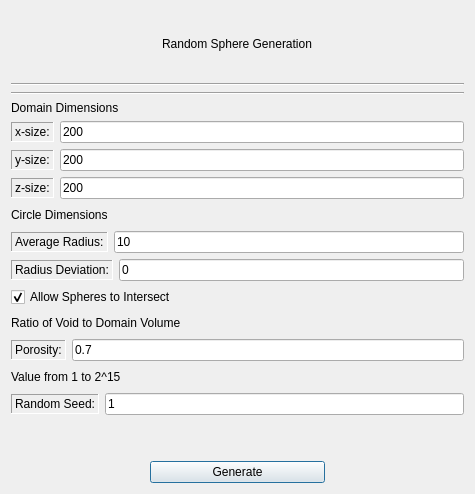
<?xml version="1.0" encoding="UTF-8"?>
<ui version="4.0">
 <class>RandomSpheresGenerator</class>
 <widget class="QDialog" name="RandomSpheresGenerator">
  <property name="geometry">
   <rect>
    <x>0</x>
    <y>0</y>
    <width>475</width>
    <height>494</height>
   </rect>
  </property>
  <property name="maximumSize">
   <size>
    <width>16777215</width>
    <height>494</height>
   </size>
  </property>
  <property name="windowTitle">
   <string>Generate</string>
  </property>
  <layout class="QGridLayout" name="gridLayout">
   <item row="0" column="0">
    <layout class="QVBoxLayout" name="verticalLayout_4">
     <item>
      <layout class="QVBoxLayout" name="verticalLayout_2">
       <item>
        <layout class="QVBoxLayout" name="verticalLayout">
         <item alignment="Qt::AlignHCenter|Qt::AlignVCenter">
          <widget class="QLabel" name="randFiberGenerationsLabel">
           <property name="maximumSize">
            <size>
             <width>16777215</width>
             <height>30</height>
            </size>
           </property>
           <property name="styleSheet">
            <string notr="true">font: 75 16pt &quot;Serif&quot;;</string>
           </property>
           <property name="text">
            <string>Random Sphere Generation</string>
           </property>
          </widget>
         </item>
         <item>
          <layout class="QVBoxLayout" name="verticalLayout_5">
           <item>
            <widget class="Line" name="line">
             <property name="orientation">
              <enum>Qt::Horizontal</enum>
             </property>
            </widget>
           </item>
           <item>
            <widget class="Line" name="line_2">
             <property name="orientation">
              <enum>Qt::Horizontal</enum>
             </property>
            </widget>
           </item>
           <item>
            <widget class="QLabel" name="label_4">
             <property name="maximumSize">
              <size>
               <width>16777215</width>
               <height>20</height>
              </size>
             </property>
             <property name="styleSheet">
              <string notr="true">font: 11pt &quot;Serif&quot;;</string>
             </property>
             <property name="text">
              <string>Domain Dimensions</string>
             </property>
            </widget>
           </item>
           <item>
            <layout class="QHBoxLayout" name="horizontalLayout_13">
             <item>
              <widget class="QLabel" name="xSizeLabel_2">
               <property name="maximumSize">
                <size>
                 <width>16777215</width>
                 <height>20</height>
                </size>
               </property>
               <property name="styleSheet">
                <string notr="true">font: 10pt &quot;Serif&quot;;</string>
               </property>
               <property name="frameShape">
                <enum>QFrame::Panel</enum>
               </property>
               <property name="frameShadow">
                <enum>QFrame::Sunken</enum>
               </property>
               <property name="text">
                <string>x-size:</string>
               </property>
              </widget>
             </item>
             <item>
              <widget class="QLineEdit" name="xSizeEdit">
               <property name="styleSheet">
                <string notr="true">font: 10pt &quot;Serif&quot;;</string>
               </property>
               <property name="text">
                <string>200</string>
               </property>
              </widget>
             </item>
            </layout>
           </item>
           <item>
            <layout class="QHBoxLayout" name="horizontalLayout_14">
             <item>
              <widget class="QLabel" name="ySizeLabel_2">
               <property name="maximumSize">
                <size>
                 <width>16777215</width>
                 <height>20</height>
                </size>
               </property>
               <property name="styleSheet">
                <string notr="true">font: 10pt &quot;Serif&quot;;</string>
               </property>
               <property name="frameShape">
                <enum>QFrame::Panel</enum>
               </property>
               <property name="frameShadow">
                <enum>QFrame::Sunken</enum>
               </property>
               <property name="text">
                <string>y-size:</string>
               </property>
              </widget>
             </item>
             <item>
              <widget class="QLineEdit" name="ySizeEdit">
               <property name="styleSheet">
                <string notr="true">font: 10pt &quot;Serif&quot;;</string>
               </property>
               <property name="text">
                <string>200</string>
               </property>
              </widget>
             </item>
            </layout>
           </item>
           <item>
            <layout class="QHBoxLayout" name="horizontalLayout_15">
             <item>
              <widget class="QLabel" name="zSizeLabel_2">
               <property name="maximumSize">
                <size>
                 <width>16777215</width>
                 <height>20</height>
                </size>
               </property>
               <property name="styleSheet">
                <string notr="true">font: 10pt &quot;Serif&quot;;</string>
               </property>
               <property name="frameShape">
                <enum>QFrame::Panel</enum>
               </property>
               <property name="frameShadow">
                <enum>QFrame::Sunken</enum>
               </property>
               <property name="text">
                <string>z-size:</string>
               </property>
              </widget>
             </item>
             <item>
              <widget class="QLineEdit" name="zSizeEdit">
               <property name="styleSheet">
                <string notr="true">font: 10pt &quot;Serif&quot;;</string>
               </property>
               <property name="text">
                <string>200</string>
               </property>
              </widget>
             </item>
            </layout>
           </item>
          </layout>
         </item>
        </layout>
       </item>
       <item>
        <layout class="QVBoxLayout" name="verticalLayout_7">
         <item>
          <widget class="QLabel" name="circleDimensionsLabel_2">
           <property name="maximumSize">
            <size>
             <width>16777215</width>
             <height>20</height>
            </size>
           </property>
           <property name="styleSheet">
            <string notr="true">font: 11pt &quot;Serif&quot;;</string>
           </property>
           <property name="text">
            <string>Circle Dimensions</string>
           </property>
          </widget>
         </item>
         <item>
          <layout class="QHBoxLayout" name="horizontalLayout_20">
           <item>
            <widget class="QLabel" name="avgRadiusLabel_2">
             <property name="maximumSize">
              <size>
               <width>16777215</width>
               <height>20</height>
              </size>
             </property>
             <property name="styleSheet">
              <string notr="true">font: 10pt &quot;Serif&quot;;</string>
             </property>
             <property name="frameShape">
              <enum>QFrame::Panel</enum>
             </property>
             <property name="frameShadow">
              <enum>QFrame::Sunken</enum>
             </property>
             <property name="text">
              <string>Average Radius:</string>
             </property>
            </widget>
           </item>
           <item>
            <widget class="QLineEdit" name="avgRadiusEdit">
             <property name="styleSheet">
              <string notr="true">font: 10pt &quot;Serif&quot;;</string>
             </property>
             <property name="text">
              <string>10</string>
             </property>
            </widget>
           </item>
          </layout>
         </item>
         <item>
          <layout class="QHBoxLayout" name="horizontalLayout_21">
           <item>
            <widget class="QLabel" name="radiusDevLabel_2">
             <property name="maximumSize">
              <size>
               <width>16777215</width>
               <height>20</height>
              </size>
             </property>
             <property name="styleSheet">
              <string notr="true">font: 10pt &quot;Serif&quot;;</string>
             </property>
             <property name="frameShape">
              <enum>QFrame::Panel</enum>
             </property>
             <property name="frameShadow">
              <enum>QFrame::Sunken</enum>
             </property>
             <property name="text">
              <string>Radius Deviation:</string>
             </property>
            </widget>
           </item>
           <item>
            <widget class="QLineEdit" name="radiusDevEdit">
             <property name="styleSheet">
              <string notr="true">font: 10pt &quot;Serif&quot;;</string>
             </property>
             <property name="text">
              <string>0</string>
             </property>
            </widget>
           </item>
          </layout>
         </item>
        </layout>
       </item>
      </layout>
     </item>
     <item>
      <layout class="QVBoxLayout" name="verticalLayout_3">
       <item>
        <widget class="QCheckBox" name="Intersect">
         <property name="maximumSize">
          <size>
           <width>16777215</width>
           <height>20</height>
          </size>
         </property>
         <property name="text">
          <string>Allow Spheres to Intersect</string>
         </property>
         <property name="checked">
          <bool>true</bool>
         </property>
        </widget>
       </item>
       <item>
        <widget class="QLabel" name="ratioVoidVolume">
         <property name="minimumSize">
          <size>
           <width>438</width>
           <height>0</height>
          </size>
         </property>
         <property name="maximumSize">
          <size>
           <width>16777215</width>
           <height>20</height>
          </size>
         </property>
         <property name="styleSheet">
          <string notr="true">font: 11pt &quot;Serif&quot;;</string>
         </property>
         <property name="text">
          <string>Ratio of Void to Domain Volume </string>
         </property>
        </widget>
       </item>
       <item>
        <layout class="QHBoxLayout" name="horizontalLayout_16">
         <item>
          <widget class="QLabel" name="porosityLabel_2">
           <property name="maximumSize">
            <size>
             <width>16777215</width>
             <height>20</height>
            </size>
           </property>
           <property name="styleSheet">
            <string notr="true">font: 10pt &quot;Serif&quot;;</string>
           </property>
           <property name="frameShape">
            <enum>QFrame::Panel</enum>
           </property>
           <property name="frameShadow">
            <enum>QFrame::Sunken</enum>
           </property>
           <property name="text">
            <string>Porosity:</string>
           </property>
          </widget>
         </item>
         <item>
          <widget class="QLineEdit" name="porosityEdit">
           <property name="styleSheet">
            <string notr="true">font: 10pt &quot;Serif&quot;;</string>
           </property>
           <property name="text">
            <string>0.7</string>
           </property>
          </widget>
         </item>
        </layout>
       </item>
       <item>
        <widget class="QLabel" name="randSeedValuesLabel">
         <property name="maximumSize">
          <size>
           <width>16777215</width>
           <height>20</height>
          </size>
         </property>
         <property name="styleSheet">
          <string notr="true">font: 11pt &quot;Serif&quot;;</string>
         </property>
         <property name="text">
          <string>Value from 1 to 2^15</string>
         </property>
        </widget>
       </item>
       <item>
        <layout class="QHBoxLayout" name="horizontalLayout_22">
         <item>
          <widget class="QLabel" name="randSeedLabel_2">
           <property name="maximumSize">
            <size>
             <width>16777215</width>
             <height>20</height>
            </size>
           </property>
           <property name="whatsThis">
            <string>&lt;html&gt;&lt;head/&gt;&lt;body&gt;&lt;p&gt;Choose a value between [1, 2^15]. This will be the starting position of the random generator.&lt;/p&gt;&lt;/body&gt;&lt;/html&gt;</string>
           </property>
           <property name="styleSheet">
            <string notr="true">font: 10pt &quot;Serif&quot;;</string>
           </property>
           <property name="frameShape">
            <enum>QFrame::Panel</enum>
           </property>
           <property name="frameShadow">
            <enum>QFrame::Sunken</enum>
           </property>
           <property name="text">
            <string>Random Seed:</string>
           </property>
          </widget>
         </item>
         <item>
          <widget class="QLineEdit" name="randSeedEdit">
           <property name="whatsThis">
            <string>&lt;html&gt;&lt;head/&gt;&lt;body&gt;&lt;p&gt;Choose a value between [1, 2^15]. This will be the starting position of the random generator.&lt;/p&gt;&lt;/body&gt;&lt;/html&gt;</string>
           </property>
           <property name="styleSheet">
            <string notr="true">font: 10pt &quot;Serif&quot;;</string>
           </property>
           <property name="text">
            <string>1</string>
           </property>
          </widget>
         </item>
        </layout>
       </item>
      </layout>
     </item>
     <item>
      <spacer name="verticalSpacer">
       <property name="orientation">
        <enum>Qt::Vertical</enum>
       </property>
       <property name="sizeType">
        <enum>QSizePolicy::Fixed</enum>
       </property>
       <property name="sizeHint" stdset="0">
        <size>
         <width>20</width>
         <height>40</height>
        </size>
       </property>
      </spacer>
     </item>
     <item>
      <layout class="QHBoxLayout" name="horizontalLayout_2">
       <item>
        <spacer name="horizontalSpacer_2">
         <property name="orientation">
          <enum>Qt::Horizontal</enum>
         </property>
         <property name="sizeType">
          <enum>QSizePolicy::MinimumExpanding</enum>
         </property>
         <property name="sizeHint" stdset="0">
          <size>
           <width>40</width>
           <height>20</height>
          </size>
         </property>
        </spacer>
       </item>
       <item>
        <widget class="QPushButton" name="Generate">
         <property name="minimumSize">
          <size>
           <width>175</width>
           <height>0</height>
          </size>
         </property>
         <property name="styleSheet">
          <string notr="true">font: 11pt &quot;Serif&quot;;</string>
         </property>
         <property name="text">
          <string>Generate</string>
         </property>
        </widget>
       </item>
       <item>
        <spacer name="horizontalSpacer">
         <property name="orientation">
          <enum>Qt::Horizontal</enum>
         </property>
         <property name="sizeType">
          <enum>QSizePolicy::MinimumExpanding</enum>
         </property>
         <property name="sizeHint" stdset="0">
          <size>
           <width>40</width>
           <height>20</height>
          </size>
         </property>
        </spacer>
       </item>
      </layout>
     </item>
    </layout>
   </item>
  </layout>
 </widget>
 <tabstops>
  <tabstop>xSizeEdit</tabstop>
  <tabstop>ySizeEdit</tabstop>
  <tabstop>zSizeEdit</tabstop>
  <tabstop>avgRadiusEdit</tabstop>
  <tabstop>radiusDevEdit</tabstop>
  <tabstop>Intersect</tabstop>
  <tabstop>porosityEdit</tabstop>
  <tabstop>randSeedEdit</tabstop>
  <tabstop>Generate</tabstop>
 </tabstops>
 <resources/>
 <connections/>
</ui>
